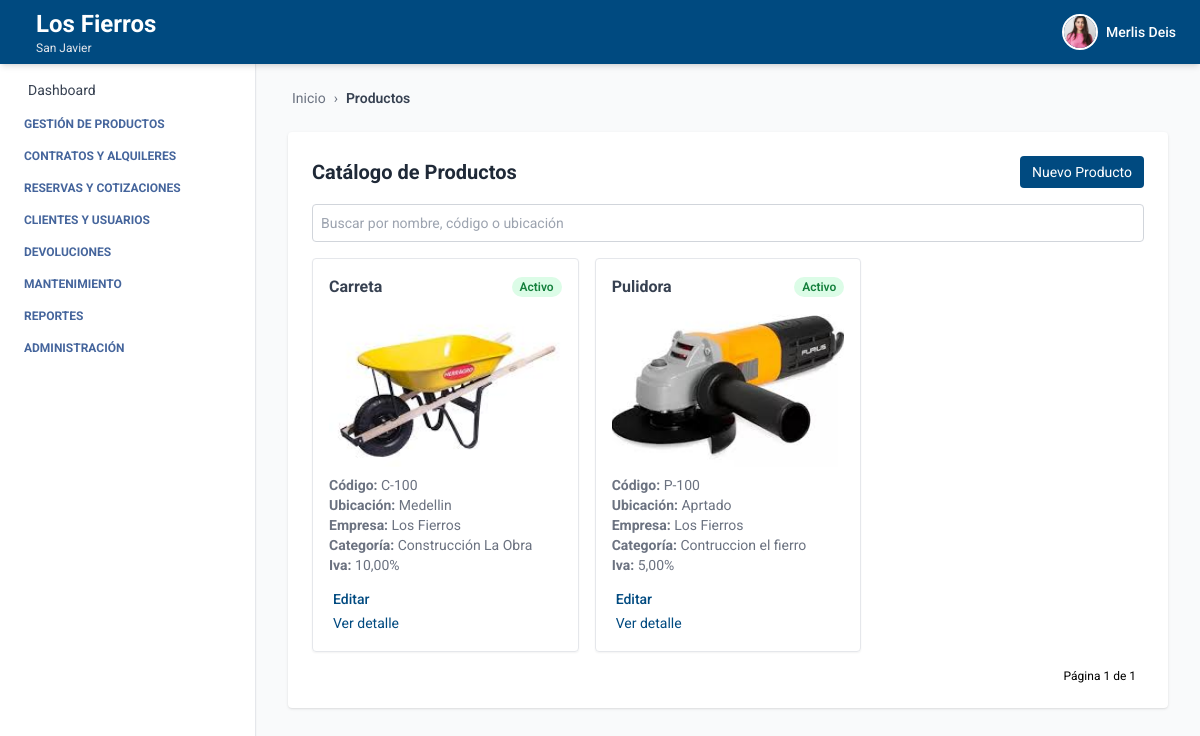
The page /productos/catalogo/ (signed in) on the database as committed earlier.
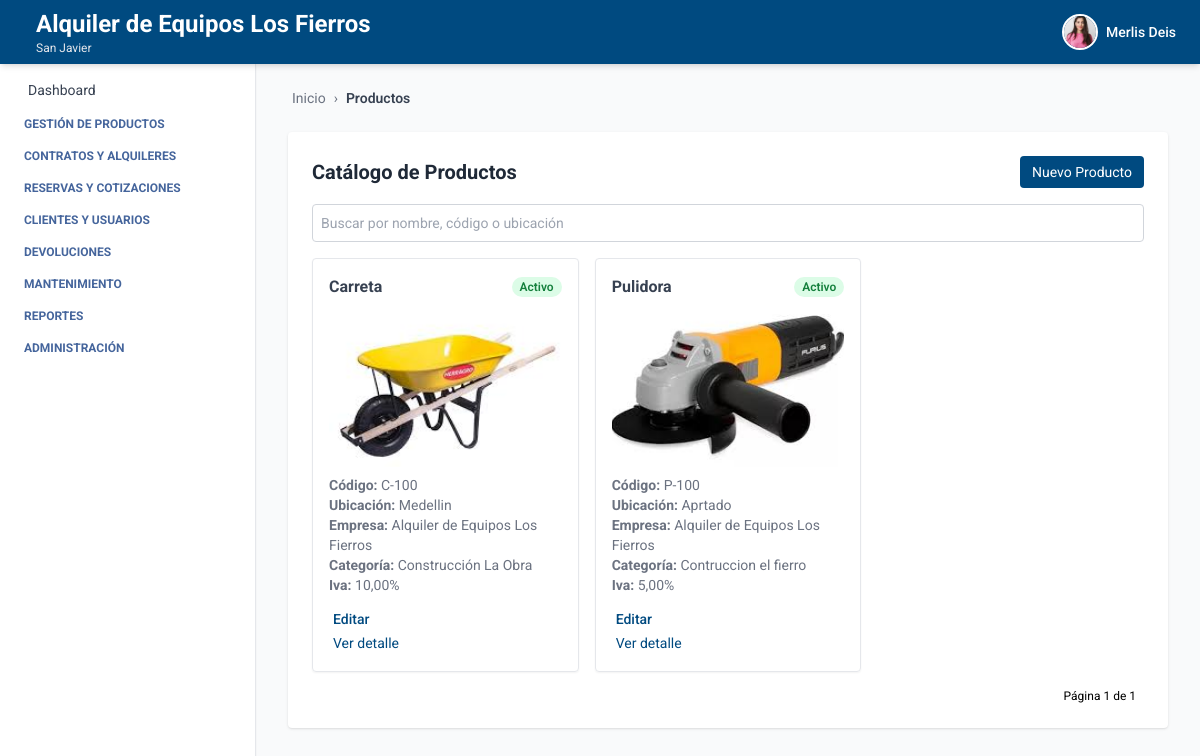
The same page on the database as committed later.
### autenticacion/models.py (models this page shows, shortened)
class Usuario(AbstractUser):
    telefono = models.CharField(max_length=20, blank=True, null=True)
    empresa = models.ForeignKey(Empresa, on_delete=models.SET_NULL, null=True, blank=True)
    sucursal = models.ForeignKey(Sucursal, on_delete=models.SET_NULL, null=True, blank=True)
    ESTADOS = [
        ("activo", "Activo"),
        ("inactivo", "Inactivo"),
    ]
    estado = models.CharField(max_length=10, choices=ESTADOS, default="activo")
    foto_perfil = models.ImageField(upload_to='usuarios/img/', blank=True, null=True)
    groups = models.ManyToManyField(
        Group,
        related_name='usuarios',  # Evita conflicto con 'user_set'
        blank=True,
        help_text='The groups this user belongs to.',
        verbose_name='groups'
    )
    user_permissions = models.ManyToManyField(
        Permission,
        related_name='usuarios',  # Evita conflicto con 'user_set'
        blank=True,
        help_text='Specific permissions for this user.',
        verbose_name='user permissions'
    )

### empresa/models.py (models this page shows, shortened)
class Empresa(models.Model):
    ESTADOS = [
        ("activo", "Activo"),
        ("inactivo", "Inactivo"),
    ]
    nombre = models.CharField(max_length=100)
    nit = models.CharField(max_length=50, unique=True)
    ciudad = models.CharField(max_length=100, blank=True, null=True)
    direccion = models.CharField(max_length=255, blank=True, null=True)
    departamento = models.CharField(max_length=100, blank=True, null=True)
    telefono = models.CharField(max_length=20, blank=True, null=True)
    estado = models.CharField(max_length=20, choices=ESTADOS, default="activo")
    logo = models.ImageField(upload_to='empresas/img/', blank=True, null=True)

class Sucursal(models.Model):
    ESTADOS = [
        ("activo", "Activo"),
        ("inactivo", "Inactivo"),
    ]
    empresa = models.ForeignKey(Empresa, related_name='sucursales', on_delete=models.CASCADE)
    nombre = models.CharField(max_length=100)
    ciudad = models.CharField(max_length=100)
    direccion = models.CharField(max_length=255)
    departamento = models.CharField(max_length=100, blank=True, null=True)
    telefono = models.CharField(max_length=20, blank=True, null=True)
    estado = models.CharField(max_length=20, choices=ESTADOS, default="activo")

### producto/models.py (models this page shows, shortened)
class Producto(models.Model):
    ESTADOS = [
        ("activo", "Activo"),
        ("inactivo", "Inactivo"),
        ("disponible", "Disponible"),
        ("no_disponible", "No disponible"),
    ]
    nombre = models.CharField(max_length=100)
    descripcion = models.TextField()
    codigo_interno = models.CharField(max_length=50)
    estado = models.CharField(max_length=20, choices=ESTADOS, default="activo")
    iva_porcentaje = models.DecimalField(max_digits=5, decimal_places=2, default=0, help_text="Porcentaje de IVA aplicado al producto")
    ubicacion_actual = models.CharField(max_length=100)
    marca = models.CharField(max_length=100, blank=True, null=True)
    modelo = models.CharField(max_length=100, blank=True, null=True)
    serial = models.CharField(max_length=100, blank=True, null=True)
    imagen = models.ImageField(upload_to="media/productos/", null=True, blank=True)
    empresa = models.ForeignKey(Empresa, on_delete=models.CASCADE, related_name='productos', default=1)
    sucursal = models.ForeignKey(Sucursal, on_delete=models.CASCADE, related_name='productos', default=1)
    categoria = models.ForeignKey(Categoria, on_delete=models.SET_NULL, null=True, blank=True, related_name='productos')
    proveedor = models.ForeignKey(Proveedor, on_delete=models.SET_NULL, null=True, blank=True, related_name='productos')
    created_at = models.DateTimeField(auto_now_add=True)
    updated_at = models.DateTimeField(auto_now=True)
    creado_por = models.CharField(max_length=100, blank=True, null=True)
    modificado_por = models.CharField(max_length=100, blank=True, null=True)
    class Meta:
        ordering = ['nombre']
        verbose_name = 'Producto'
        verbose_name_plural = 'Productos'
        constraints = [
            models.UniqueConstraint(fields=['empresa', 'codigo_interno'], name='unique_codigo_por_empresa')
        ]
    objects = ProductoManager()

class Categoria(models.Model):
    nombre = models.CharField(max_length=100, null=False)
    descripcion = models.TextField(blank=True, null=False)
    empresa = models.ForeignKey(Empresa, on_delete=models.CASCADE, related_name='categorias', default=1)
    class Meta:
        verbose_name = 'Categoría'
        verbose_name_plural = 'Categorías'
        unique_together = ('nombre', 'empresa')
        ordering = ['nombre']

### producto/views_producto.py (the view)
# urls.py: path('catalogo/', ProductoListView.as_view(), name='producto_list'),
class ProductoListView(LoginRequiredMixin, BreadcrumbMixin, ListView):
    model = Producto
    template_name = 'producto_list.html'
    context_object_name = 'productos'
    ordering = ['nombre']
    paginate_by = 9  # o lo que prefieras
    breadcrumb_items = [
        ("Productos", None)
    ]
    def get_queryset(self):
        queryset = Producto.objects.por_empresa(self.request.user.empresa)
        q = self.request.GET.get('q')
        if q:
            queryset = queryset.filter(
                Q(nombre__icontains=q) |
                Q(codigo_interno__icontains=q) |
                Q(ubicacion_actual__icontains=q)
            )
        return queryset

### core/views.py (called while the page is built)
    def get_context_data(self, **kwargs):
        context = super().get_context_data(**kwargs)
        context["home"] = self.home_url
        context["breadcrumb_items"] = self.breadcrumb_items
        return context

### producto/models.py (called while the page is built)
    def por_empresa(self, empresa):
        return self.filter(empresa=empresa)

### producto/templates/producto_list.html (shortened to what this page needs)
{% extends 'index.html' %}
{% block breadcrumb %}
  {% include 'breadcrumb.html' with home='/' breadcrumbs=breadcrumb_items %}
{% endblock %}
{% block content %}
<div class="max-w-6xl mx-auto mt-6 bg-white p-6 rounded shadow">
  <div class="flex justify-between items-center mb-4">
    <h2 class="text-xl font-bold text-gray-800">Catálogo de Productos</h2>
    <a href="{% url 'crear_producto' %}" class="bg-[var(--primary-color)] text-white px-3 py-1.5 text-sm rounded hover:bg-blue-700 transition">
      Nuevo Producto
    </a>
  </div>
  <form method="get" class="mb-4">
    <input type="text" name="q" placeholder="Buscar por nombre, código o ubicación" value="{{ request.GET.q }}" class="w-full text-sm p-2 border border-gray-300 rounded focus:outline-none focus:ring-2 focus:ring-[var(--primary-color)]" />
  </form>
  {% if productos %}
  <div class="grid grid-cols-1 sm:grid-cols-2 lg:grid-cols-3 gap-4">
    {% for producto in productos %}
    <div class="border rounded shadow-sm p-4 hover:shadow-lg transition relative">
      <div class="flex justify-between items-center mb-2">
        <h3 class="font-bold text-gray-700">{{ producto.nombre }}</h3>
        <span class="text-xs font-semibold px-2 py-0.5 rounded-full
          {% if producto.estado == 'activo' %}
            bg-green-100 text-green-700
          {% elif producto.estado == 'inactivo' %}
            bg-orange-100 text-orange-700
          {% endif %}">
          {{ producto.get_estado_display }}
        </span>
      </div>
      {% if producto.imagen %}
        <img src="{{ producto.imagen.url }}" alt="{{ producto.nombre }}" class="w-full h-40 object-cover rounded mb-2">
      {% endif %}
      <p class="text-sm text-gray-500"><strong>Código:</strong> {{ producto.codigo_interno }}</p>
      <p class="text-sm text-gray-500"><strong>Ubicación:</strong> {{ producto.ubicacion_actual }}</p>
      <p class="text-sm text-gray-500"><strong>Empresa:</strong> {{ producto.empresa.nombre }}</p>
      <p class="text-sm text-gray-500"><strong>Categoría:</strong> {{ producto.categoria.nombre }}</p>
      <p class="text-sm text-gray-500"><strong>Iva:</strong> {{ producto.iva_porcentaje }}%</p>
      <div class="mt-3">
        <a href="{% url 'editar_producto' producto.id %}" class="text-sm font-medium text-[var(--primary-color)] hover:underline">
          Editar
        </a>
      </div>
      <div class="mt-0">
        <a href="{% url 'detalle_producto' producto.id %}" class="text-sm text-[var(--primary-color)] hover:underline">
          Ver detalle
        </a>
      </div>
    </div>
    {% endfor %}
  </div>
  {% else %}
    <p class="text-gray-600">No hay productos registrados.</p>
  {% endif %}
  <div class="mt-4 flex justify-end text-xs">
    <span class="mx-2">Página {{ page_obj.number }} de {{ page_obj.paginator.num_pages }}</span>
  </div>
</div>
{% endblock %}

### core/templates/index.html (shortened to what this page needs)
<!DOCTYPE html>
<html lang="es">
  <head>
    <script src="https://cdn.tailwindcss.com"></script>
  </head>
  <body class="bg-gray-50 min-h-screen">
    {% include 'header.html' %}
    <aside class="fixed top-16 left-0 w-64 bg-white h-[calc(100vh-4rem)] overflow-y-auto border-r shadow-sm hidden sm:block">
      {% include 'navbar.html' %}
    </aside>
    <div class="ml-64 pt-14 min-h-screen">
      <main class="p-8">
        {% block breadcrumb %}{% endblock %}
        {% block content %}{% endblock %}
      </main>
    </div>
  </body>
</html>

### core/templates/header.html (shortened to what this page needs)
<header class="bg-[var(--primary-color)] shadow-md w-full h-16 flex items-center px-6 justify-between fixed top-0 left-0 z-10">
  <h1 class="text-white flex items-center gap-3 leading-tight">
    <div class="leading-tight">
  {% if request.user.is_authenticated %}
    {% if request.user.empresa %}
      <span class="text-xl sm:text-2xl font-bold block">
        {{ request.user.empresa.nombre }}
      </span>
    {% endif %}
    {% if request.user.sucursal %}
      <span class="text-xs text-gray-200 block">
        {{ request.user.sucursal.nombre }}
      </span>
    {% endif %}
  {% else %}
    <span class="text-xl text-gray-200 block">Gestión inteligente de Equipos</span>
  {% endif %}
</div>
  </h1>
  {% if request.user.is_authenticated %}
  <div x-data="{ open: false }" class="relative flex items-center space-x-3 cursor-pointer" @click.away="open = false">
    <button @click="open = !open" class="flex items-center space-x-2 focus:outline-none">
      {% if request.user.foto_perfil %}
        <img src="{{ request.user.foto_perfil.url }}" alt="Perfil" class="w-9 h-9 rounded-full object-cover border-2 border-white" />
      {% else %}
        <div class="w-9 h-9 rounded-full bg-white text-[var(--primary-color)] flex items-center justify-center font-bold text-sm">
          {{ request.user.first_name|first }}{{ request.user.last_name|first }}
        </div>
      {% endif %}
      <span class="text-white hidden sm:block text-sm font-medium">{{ request.user.first_name }}</span>
    </button>
  </div>
  {% endif %}
</header>

### core/templates/navbar.html (shortened to what this page needs)
<nav class="p-4 text-sm space-y-4">
  <ul class="space-y-4">
    <li>
      <a href="#" class="flex items-center gap-3 text-gray-700 hover:text-[var(--primary-color)] transition">
        Dashboard
      </a>
    </li>
  </ul>
  <details id="menu-productos" class="menu-toggle group">
    <summary class="cursor-pointer text-[var(--text-aside-color)] uppercase text-xs font-bold flex items-center gap-2">
       Gestión de productos
    </summary>
  </details>
  <details id="menu-alquileres" class="menu-toggle group">
    <summary class="cursor-pointer text-[var(--text-aside-color)] uppercase text-xs font-bold flex items-center gap-2">
       Contratos y alquileres
    </summary>
  </details>
  <details id="menu-cotizaciones" class="menu-toggle group">
    <summary class="cursor-pointer text-[var(--text-aside-color)] uppercase text-xs font-bold flex items-center gap-2">
       Reservas y cotizaciones
    </summary>
  </details>
  <details id="menu-clientes" class="menu-toggle group">
    <summary class="cursor-pointer text-[var(--text-aside-color)] uppercase text-xs font-bold flex items-center gap-2">
       Clientes y usuarios
    </summary>
  </details>
  <details id="menu-devoluciones" class="menu-toggle group">
    <summary class="cursor-pointer text-[var(--text-aside-color)] uppercase text-xs font-bold flex items-center gap-2">
       Devoluciones
    </summary>
  </details>
  <details id="menu-mantenimiento" class="menu-toggle group">
    <summary class="cursor-pointer text-[var(--text-aside-color)] uppercase text-xs font-bold flex items-center gap-2">
       Mantenimiento
    </summary>
  </details>
  <details id="menu-reportes" class="menu-toggle group">
    <summary class="cursor-pointer text-[var(--text-aside-color)] uppercase text-xs font-bold flex items-center gap-2">
       Reportes
    </summary>
  </details>
  <details id="menu-admin" class="menu-toggle group">
    <summary class="cursor-pointer text-[var(--text-aside-color)] uppercase text-xs font-bold flex items-center gap-2">
       Administración
    </summary>
  </details>
</nav>

### core/templates/breadcrumb.html (shortened to what this page needs)
<nav class="text-sm text-gray-500 mb-4 flex items-center gap-1">
    {% if home %}
      <a href="{{ home }}" class="hover:text-[var(--primary-color)] flex items-center gap-1">
         Inicio
      </a>
      <span class="mx-1">›</span>
    {% endif %}
    {% for label, url in breadcrumbs %}
      {% if url %}
        <a href="{{ url }}" class="hover:text-[var(--primary-color)]">{{ label }}</a>
        <span class="mx-1">›</span>
      {% else %}
        <span class="text-gray-700 font-semibold">{{ label }}</span>
      {% endif %}
    {% endfor %}
  </nav>

### core/templates/index.html (style rules this page uses)
:root { --primary-color: #004a80; --text-aside-color: rgb(69, 101, 156); }
body { font-family: 'Roboto', sans-serif; }

Rows that differ between the two databases and show on the page:
changed through a linked row, Usuario "Merlis Deis": user.empresa.nombre "Los Fierros" → "Alquiler de Equipos Los Fierros"
changed through a linked row, Producto "Carreta": empresa.nombre "Los Fierros" → "Alquiler de Equipos Los Fierros"
changed through a linked row, Producto "Pulidora": empresa.nombre "Los Fierros" → "Alquiler de Equipos Los Fierros"
